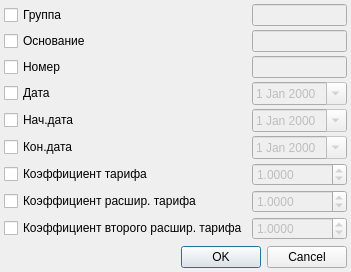
<?xml version="1.0" encoding="UTF-8"?>
<ui version="4.0">
 <class>ParamsContractDialog</class>
 <widget class="QDialog" name="ParamsContractDialog">
  <property name="geometry">
   <rect>
    <x>0</x>
    <y>0</y>
    <width>351</width>
    <height>272</height>
   </rect>
  </property>
  <property name="windowTitle">
   <string>Параметры</string>
  </property>
  <layout class="QGridLayout" name="gridLayout">
   <property name="margin">
    <number>4</number>
   </property>
   <property name="spacing">
    <number>4</number>
   </property>
   <item row="10" column="1">
    <spacer name="verticalSpacer">
     <property name="orientation">
      <enum>Qt::Vertical</enum>
     </property>
     <property name="sizeHint" stdset="0">
      <size>
       <width>20</width>
       <height>40</height>
      </size>
     </property>
    </spacer>
   </item>
   <item row="11" column="0" colspan="4">
    <widget class="QDialogButtonBox" name="buttonBox">
     <property name="orientation">
      <enum>Qt::Horizontal</enum>
     </property>
     <property name="standardButtons">
      <set>QDialogButtonBox::Cancel|QDialogButtonBox::Ok</set>
     </property>
    </widget>
   </item>
   <item row="1" column="0" colspan="2">
    <widget class="QCheckBox" name="chkBase">
     <property name="text">
      <string>Основание</string>
     </property>
     <property name="checked">
      <bool>false</bool>
     </property>
    </widget>
   </item>
   <item row="2" column="0" colspan="2">
    <widget class="QCheckBox" name="chkNumber">
     <property name="text">
      <string>Номер</string>
     </property>
    </widget>
   </item>
   <item row="2" column="2" colspan="2">
    <widget class="QLineEdit" name="edtNumber">
     <property name="enabled">
      <bool>false</bool>
     </property>
    </widget>
   </item>
   <item row="3" column="2" colspan="2">
    <widget class="CDateEdit" name="edtDate">
     <property name="enabled">
      <bool>false</bool>
     </property>
     <property name="calendarPopup">
      <bool>true</bool>
     </property>
    </widget>
   </item>
   <item row="1" column="2" colspan="2">
    <widget class="QLineEdit" name="edtBase">
     <property name="enabled">
      <bool>false</bool>
     </property>
    </widget>
   </item>
   <item row="3" column="0" colspan="2">
    <widget class="QCheckBox" name="chkDate">
     <property name="text">
      <string>Дата</string>
     </property>
    </widget>
   </item>
   <item row="4" column="0" colspan="2">
    <widget class="QCheckBox" name="chkBegDate">
     <property name="text">
      <string>Нач.дата</string>
     </property>
    </widget>
   </item>
   <item row="5" column="0" colspan="2">
    <widget class="QCheckBox" name="chkEndDate">
     <property name="text">
      <string>Кон.дата</string>
     </property>
    </widget>
   </item>
   <item row="6" column="0" colspan="2">
    <widget class="QCheckBox" name="chkCoefficient">
     <property name="text">
      <string>Коэффициент тарифа</string>
     </property>
    </widget>
   </item>
   <item row="7" column="0" colspan="2">
    <widget class="QCheckBox" name="chkCoefficientEx">
     <property name="text">
      <string>Коэффициент расшир. тарифа</string>
     </property>
    </widget>
   </item>
   <item row="7" column="2" colspan="2">
    <widget class="QDoubleSpinBox" name="edtCoefficientEx">
     <property name="enabled">
      <bool>false</bool>
     </property>
     <property name="decimals">
      <number>4</number>
     </property>
     <property name="minimum">
      <double>-99.999899999999997</double>
     </property>
     <property name="maximum">
      <double>99.999899999999997</double>
     </property>
     <property name="singleStep">
      <double>0.010000000000000</double>
     </property>
     <property name="value">
      <double>1.000000000000000</double>
     </property>
    </widget>
   </item>
   <item row="6" column="2" colspan="2">
    <widget class="QDoubleSpinBox" name="edtCoefficient">
     <property name="enabled">
      <bool>false</bool>
     </property>
     <property name="decimals">
      <number>4</number>
     </property>
     <property name="minimum">
      <double>-99.999899999999997</double>
     </property>
     <property name="maximum">
      <double>99.999899999999997</double>
     </property>
     <property name="singleStep">
      <double>0.010000000000000</double>
     </property>
     <property name="value">
      <double>1.000000000000000</double>
     </property>
    </widget>
   </item>
   <item row="4" column="2" colspan="2">
    <widget class="CDateEdit" name="edtBegDate">
     <property name="enabled">
      <bool>false</bool>
     </property>
     <property name="calendarPopup">
      <bool>true</bool>
     </property>
    </widget>
   </item>
   <item row="5" column="2" colspan="2">
    <widget class="CDateEdit" name="edtEndDate">
     <property name="enabled">
      <bool>false</bool>
     </property>
     <property name="calendarPopup">
      <bool>true</bool>
     </property>
    </widget>
   </item>
   <item row="0" column="0" colspan="2">
    <widget class="QCheckBox" name="chkContractGroup">
     <property name="text">
      <string>Группа</string>
     </property>
    </widget>
   </item>
   <item row="0" column="2" colspan="2">
    <widget class="QLineEdit" name="edtContractGroup">
     <property name="enabled">
      <bool>false</bool>
     </property>
    </widget>
   </item>
   <item row="9" column="0" colspan="2">
    <widget class="QCheckBox" name="chkCoefficientEx2">
     <property name="text">
      <string>Коэффициент второго расшир. тарифа</string>
     </property>
    </widget>
   </item>
   <item row="9" column="2" colspan="2">
    <widget class="QDoubleSpinBox" name="edtCoefficientEx2">
     <property name="enabled">
      <bool>false</bool>
     </property>
     <property name="decimals">
      <number>4</number>
     </property>
     <property name="minimum">
      <double>-99.999899999999997</double>
     </property>
     <property name="maximum">
      <double>99.999899999999997</double>
     </property>
     <property name="singleStep">
      <double>0.010000000000000</double>
     </property>
     <property name="value">
      <double>1.000000000000000</double>
     </property>
    </widget>
   </item>
  </layout>
 </widget>
 <customwidgets>
  <customwidget>
   <class>CDateEdit</class>
   <extends>QDateEdit</extends>
   <header>library/DateEdit.h</header>
  </customwidget>
 </customwidgets>
 <tabstops>
  <tabstop>chkContractGroup</tabstop>
  <tabstop>edtContractGroup</tabstop>
  <tabstop>chkBase</tabstop>
  <tabstop>edtBase</tabstop>
  <tabstop>chkNumber</tabstop>
  <tabstop>edtNumber</tabstop>
  <tabstop>chkDate</tabstop>
  <tabstop>edtDate</tabstop>
  <tabstop>chkBegDate</tabstop>
  <tabstop>edtBegDate</tabstop>
  <tabstop>chkEndDate</tabstop>
  <tabstop>edtEndDate</tabstop>
  <tabstop>chkCoefficient</tabstop>
  <tabstop>edtCoefficient</tabstop>
  <tabstop>chkCoefficientEx</tabstop>
  <tabstop>edtCoefficientEx</tabstop>
  <tabstop>chkCoefficientEx2</tabstop>
  <tabstop>edtCoefficientEx2</tabstop>
  <tabstop>buttonBox</tabstop>
 </tabstops>
 <resources/>
 <connections>
  <connection>
   <sender>buttonBox</sender>
   <signal>accepted()</signal>
   <receiver>ParamsContractDialog</receiver>
   <slot>accept()</slot>
   <hints>
    <hint type="sourcelabel">
     <x>318</x>
     <y>267</y>
    </hint>
    <hint type="destinationlabel">
     <x>114</x>
     <y>229</y>
    </hint>
   </hints>
  </connection>
  <connection>
   <sender>buttonBox</sender>
   <signal>rejected()</signal>
   <receiver>ParamsContractDialog</receiver>
   <slot>reject()</slot>
   <hints>
    <hint type="sourcelabel">
     <x>318</x>
     <y>267</y>
    </hint>
    <hint type="destinationlabel">
     <x>196</x>
     <y>229</y>
    </hint>
   </hints>
  </connection>
  <connection>
   <sender>chkBase</sender>
   <signal>clicked(bool)</signal>
   <receiver>edtBase</receiver>
   <slot>setEnabled(bool)</slot>
   <hints>
    <hint type="sourcelabel">
     <x>112</x>
     <y>48</y>
    </hint>
    <hint type="destinationlabel">
     <x>346</x>
     <y>45</y>
    </hint>
   </hints>
  </connection>
  <connection>
   <sender>chkNumber</sender>
   <signal>clicked(bool)</signal>
   <receiver>edtNumber</receiver>
   <slot>setEnabled(bool)</slot>
   <hints>
    <hint type="sourcelabel">
     <x>63</x>
     <y>65</y>
    </hint>
    <hint type="destinationlabel">
     <x>346</x>
     <y>65</y>
    </hint>
   </hints>
  </connection>
  <connection>
   <sender>chkDate</sender>
   <signal>clicked(bool)</signal>
   <receiver>edtDate</receiver>
   <slot>setEnabled(bool)</slot>
   <hints>
    <hint type="sourcelabel">
     <x>105</x>
     <y>88</y>
    </hint>
    <hint type="destinationlabel">
     <x>346</x>
     <y>88</y>
    </hint>
   </hints>
  </connection>
  <connection>
   <sender>chkBegDate</sender>
   <signal>clicked(bool)</signal>
   <receiver>edtBegDate</receiver>
   <slot>setEnabled(bool)</slot>
   <hints>
    <hint type="sourcelabel">
     <x>26</x>
     <y>110</y>
    </hint>
    <hint type="destinationlabel">
     <x>261</x>
     <y>110</y>
    </hint>
   </hints>
  </connection>
  <connection>
   <sender>chkEndDate</sender>
   <signal>clicked(bool)</signal>
   <receiver>edtEndDate</receiver>
   <slot>setEnabled(bool)</slot>
   <hints>
    <hint type="sourcelabel">
     <x>16</x>
     <y>132</y>
    </hint>
    <hint type="destinationlabel">
     <x>261</x>
     <y>132</y>
    </hint>
   </hints>
  </connection>
  <connection>
   <sender>chkCoefficient</sender>
   <signal>clicked(bool)</signal>
   <receiver>edtCoefficient</receiver>
   <slot>setEnabled(bool)</slot>
   <hints>
    <hint type="sourcelabel">
     <x>16</x>
     <y>161</y>
    </hint>
    <hint type="destinationlabel">
     <x>261</x>
     <y>161</y>
    </hint>
   </hints>
  </connection>
  <connection>
   <sender>chkCoefficientEx</sender>
   <signal>clicked(bool)</signal>
   <receiver>edtCoefficientEx</receiver>
   <slot>setEnabled(bool)</slot>
   <hints>
    <hint type="sourcelabel">
     <x>16</x>
     <y>190</y>
    </hint>
    <hint type="destinationlabel">
     <x>280</x>
     <y>190</y>
    </hint>
   </hints>
  </connection>
  <connection>
   <sender>chkCoefficientEx2</sender>
   <signal>clicked(bool)</signal>
   <receiver>edtCoefficientEx2</receiver>
   <slot>setEnabled(bool)</slot>
   <hints>
    <hint type="sourcelabel">
     <x>135</x>
     <y>207</y>
    </hint>
    <hint type="destinationlabel">
     <x>255</x>
     <y>206</y>
    </hint>
   </hints>
  </connection>
 </connections>
</ui>
